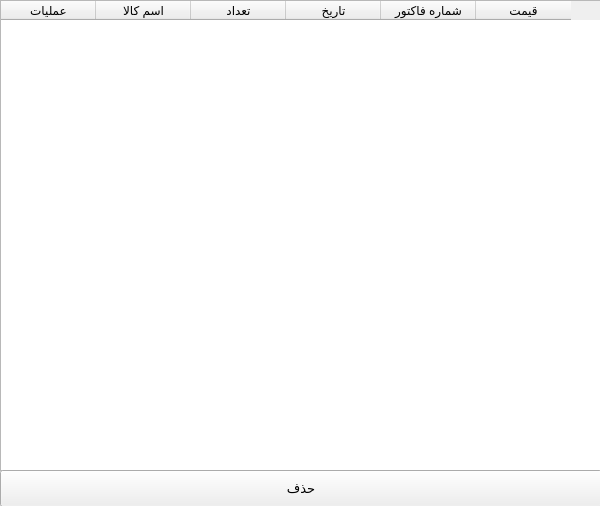
<?xml version="1.0" encoding="UTF-8"?>
<ui version="4.0">
 <class>Form</class>
 <widget class="QWidget" name="Form">
  <property name="geometry">
   <rect>
    <x>0</x>
    <y>0</y>
    <width>600</width>
    <height>506</height>
   </rect>
  </property>
  <property name="windowTitle">
   <string>ویرایش تاریخچه</string>
  </property>
  <widget class="QTableWidget" name="tableWidget">
   <property name="geometry">
    <rect>
     <x>0</x>
     <y>0</y>
     <width>601</width>
     <height>471</height>
    </rect>
   </property>
   <property name="alternatingRowColors">
    <bool>false</bool>
   </property>
   <attribute name="horizontalHeaderCascadingSectionResizes">
    <bool>false</bool>
   </attribute>
   <attribute name="horizontalHeaderDefaultSectionSize">
    <number>95</number>
   </attribute>
   <attribute name="verticalHeaderCascadingSectionResizes">
    <bool>false</bool>
   </attribute>
   <column>
    <property name="text">
     <string>عملیات</string>
    </property>
   </column>
   <column>
    <property name="text">
     <string>اسم کالا</string>
    </property>
   </column>
   <column>
    <property name="text">
     <string>تعداد</string>
    </property>
   </column>
   <column>
    <property name="text">
     <string>تاریخ</string>
    </property>
   </column>
   <column>
    <property name="text">
     <string>شماره فاکتور</string>
    </property>
   </column>
   <column>
    <property name="text">
     <string>قیمت</string>
    </property>
   </column>
  </widget>
  <widget class="QPushButton" name="pushButton">
   <property name="geometry">
    <rect>
     <x>0</x>
     <y>470</y>
     <width>602</width>
     <height>37</height>
    </rect>
   </property>
   <property name="font">
    <font>
     <pointsize>10</pointsize>
    </font>
   </property>
   <property name="text">
    <string>حذف</string>
   </property>
  </widget>
 </widget>
 <resources/>
 <connections/>
</ui>
